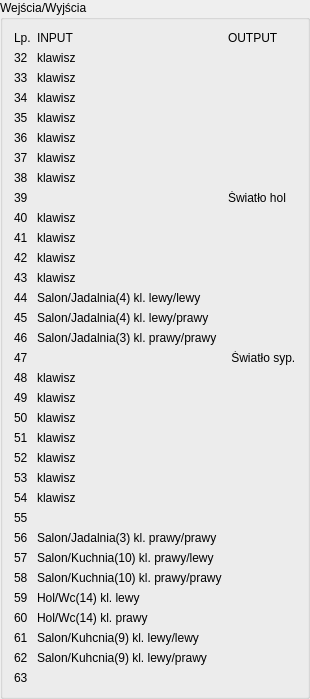
     <widget class="QGroupBox" name="groupBox_2">
      <property name="title">
       <string>Wejścia/Wyjścia</string>
      </property>
      <layout class="QGridLayout" name="gridLayout_2">
       <item row="11" column="1">
        <widget class="QLabel" name="label_67">
         <property name="text">
          <string>klawisz</string>
         </property>
        </widget>
       </item>
       <item row="4" column="1">
        <widget class="QLabel" name="label_81">
         <property name="text">
          <string>klawisz</string>
         </property>
        </widget>
       </item>
       <item row="26" column="0">
        <widget class="QLabel" name="label_88">
         <property name="text">
          <string>57</string>
         </property>
        </widget>
       </item>
       <item row="14" column="0">
        <widget class="QLabel" name="label_93">
         <property name="text">
          <string>45</string>
         </property>
        </widget>
       </item>
       <item row="14" column="1">
        <widget class="QLabel" name="label_104">
         <property name="text">
          <string>Salon/Jadalnia(4) kl. lewy/prawy</string>
         </property>
        </widget>
       </item>
       <item row="5" column="0">
        <widget class="QLabel" name="label_91">
         <property name="text">
          <string>36</string>
         </property>
        </widget>
       </item>
       <item row="0" column="0">
        <widget class="QLabel" name="lp_2">
         <property name="text">
          <string>Lp.</string>
         </property>
        </widget>
       </item>
       <item row="26" column="1">
        <widget class="QLabel" name="label_114">
         <property name="text">
          <string>Salon/Kuchnia(10) kl. prawy/lewy</string>
         </property>
        </widget>
       </item>
       <item row="30" column="1">
        <widget class="QLabel" name="label_102">
         <property name="text">
          <string>Salon/Kuhcnia(9) kl. lewy/lewy</string>
         </property>
        </widget>
       </item>
       <item row="9" column="1">
        <widget class="QLabel" name="label_123">
         <property name="text">
          <string>klawisz</string>
         </property>
        </widget>
       </item>
       <item row="7" column="0">
        <widget class="QLabel" name="label_108">
         <property name="text">
          <string>38</string>
         </property>
        </widget>
       </item>
       <item row="1" column="1">
        <widget class="QLabel" name="label_79">
         <property name="text">
          <string>klawisz</string>
         </property>
        </widget>
       </item>
       <item row="3" column="0">
        <widget class="QLabel" name="label_97">
         <property name="text">
          <string>34</string>
         </property>
        </widget>
       </item>
       <item row="22" column="0">
        <widget class="QLabel" name="label_84">
         <property name="text">
          <string>53</string>
         </property>
        </widget>
       </item>
       <item row="2" column="1">
        <widget class="QLabel" name="label_111">
         <property name="text">
          <string>klawisz</string>
         </property>
        </widget>
       </item>
       <item row="31" column="1">
        <widget class="QLabel" name="label_94">
         <property name="text">
          <string>Salon/Kuhcnia(9) kl. lewy/prawy</string>
         </property>
        </widget>
       </item>
       <item row="18" column="1">
        <widget class="QLabel" name="label_71">
         <property name="text">
          <string>klawisz</string>
         </property>
        </widget>
       </item>
       <item row="9" column="0">
        <widget class="QLabel" name="label_115">
         <property name="text">
          <string>40</string>
         </property>
        </widget>
       </item>
       <item row="10" column="0">
        <widget class="QLabel" name="label_69">
         <property name="text">
          <string>41</string>
         </property>
        </widget>
       </item>
       <item row="12" column="0">
        <widget class="QLabel" name="label_128">
         <property name="text">
          <string>43</string>
         </property>
        </widget>
       </item>
       <item row="19" column="1">
        <widget class="QLabel" name="label_126">
         <property name="text">
          <string>klawisz</string>
         </property>
        </widget>
       </item>
       <item row="25" column="1">
        <widget class="QLabel" name="label_90">
         <property name="text">
          <string>Salon/Jadalnia(3) kl. prawy/prawy</string>
         </property>
        </widget>
       </item>
       <item row="20" column="1">
        <widget class="QLabel" name="label_98">
         <property name="text">
          <string>klawisz</string>
         </property>
        </widget>
       </item>
       <item row="11" column="0">
        <widget class="QLabel" name="label_95">
         <property name="text">
          <string>42</string>
         </property>
        </widget>
       </item>
       <item row="6" column="0">
        <widget class="QLabel" name="label_120">
         <property name="text">
          <string>37</string>
         </property>
        </widget>
       </item>
       <item row="7" column="1">
        <widget class="QLabel" name="label_72">
         <property name="text">
          <string>klawisz</string>
         </property>
        </widget>
       </item>
       <item row="3" column="1">
        <widget class="QLabel" name="label_122">
         <property name="text">
          <string>klawisz</string>
         </property>
        </widget>
       </item>
       <item row="6" column="1">
        <widget class="QLabel" name="label_82">
         <property name="text">
          <string>klawisz</string>
         </property>
        </widget>
       </item>
       <item row="17" column="0">
        <widget class="QLabel" name="label_103">
         <property name="text">
          <string>48</string>
         </property>
        </widget>
       </item>
       <item row="4" column="0">
        <widget class="QLabel" name="label_96">
         <property name="text">
          <string>35</string>
         </property>
        </widget>
       </item>
       <item row="23" column="0">
        <widget class="QLabel" name="label_119">
         <property name="text">
          <string>54</string>
         </property>
        </widget>
       </item>
       <item row="2" column="0">
        <widget class="QLabel" name="label_80">
         <property name="text">
          <string>33</string>
         </property>
        </widget>
       </item>
       <item row="27" column="0">
        <widget class="QLabel" name="label_86">
         <property name="text">
          <string>58</string>
         </property>
        </widget>
       </item>
       <item row="19" column="0">
        <widget class="QLabel" name="label_106">
         <property name="text">
          <string>50</string>
         </property>
        </widget>
       </item>
       <item row="17" column="1">
        <widget class="QLabel" name="label_78">
         <property name="text">
          <string>klawisz</string>
         </property>
        </widget>
       </item>
       <item row="8" column="0">
        <widget class="QLabel" name="label_85">
         <property name="text">
          <string>39</string>
         </property>
        </widget>
       </item>
       <item row="12" column="1">
        <widget class="QLabel" name="label_76">
         <property name="text">
          <string>klawisz</string>
         </property>
        </widget>
       </item>
       <item row="21" column="1">
        <widget class="QLabel" name="label_77">
         <property name="text">
          <string>klawisz</string>
         </property>
        </widget>
       </item>
       <item row="0" column="2">
        <widget class="QLabel" name="output_2">
         <property name="text">
          <string>OUTPUT</string>
         </property>
        </widget>
       </item>
       <item row="15" column="0">
        <widget class="QLabel" name="label_87">
         <property name="text">
          <string>46</string>
         </property>
        </widget>
       </item>
       <item row="29" column="0">
        <widget class="QLabel" name="label_105">
         <property name="text">
          <string>60</string>
         </property>
        </widget>
       </item>
       <item row="13" column="0">
        <widget class="QLabel" name="label_66">
         <property name="text">
          <string>44</string>
         </property>
        </widget>
       </item>
       <item row="10" column="1">
        <widget class="QLabel" name="label_110">
         <property name="text">
          <string>klawisz</string>
         </property>
        </widget>
       </item>
       <item row="22" column="1">
        <widget class="QLabel" name="label_75">
         <property name="text">
          <string>klawisz</string>
         </property>
        </widget>
       </item>
       <item row="23" column="1">
        <widget class="QLabel" name="label_124">
         <property name="text">
          <string>klawisz</string>
         </property>
        </widget>
       </item>
       <item row="25" column="0">
        <widget class="QLabel" name="label_92">
         <property name="text">
          <string>56</string>
         </property>
        </widget>
       </item>
       <item row="16" column="2">
        <widget class="QLabel" name="label_89">
         <property name="text">
          <string> Światło syp.</string>
         </property>
        </widget>
       </item>
       <item row="0" column="1">
        <widget class="QLabel" name="input_2">
         <property name="text">
          <string>INPUT</string>
         </property>
        </widget>
       </item>
       <item row="21" column="0">
        <widget class="QLabel" name="label_65">
         <property name="text">
          <string>52</string>
         </property>
        </widget>
       </item>
       <item row="31" column="0">
        <widget class="QLabel" name="label_107">
         <property name="text">
          <string>62</string>
         </property>
        </widget>
       </item>
       <item row="20" column="0">
        <widget class="QLabel" name="label_127">
         <property name="text">
          <string>51</string>
         </property>
        </widget>
       </item>
       <item row="18" column="0">
        <widget class="QLabel" name="label_83">
         <property name="text">
          <string>49</string>
         </property>
        </widget>
       </item>
       <item row="28" column="1">
        <widget class="QLabel" name="label_112">
         <property name="text">
          <string>Hol/Wc(14) kl. lewy</string>
         </property>
        </widget>
       </item>
       <item row="24" column="0">
        <widget class="QLabel" name="label_70">
         <property name="text">
          <string>55</string>
         </property>
        </widget>
       </item>
       <item row="30" column="0">
        <widget class="QLabel" name="label_113">
         <property name="text">
          <string>61</string>
         </property>
        </widget>
       </item>
       <item row="13" column="1">
        <widget class="QLabel" name="label_73">
         <property name="text">
          <string>Salon/Jadalnia(4) kl. lewy/lewy</string>
         </property>
        </widget>
       </item>
       <item row="28" column="0">
        <widget class="QLabel" name="label_109">
         <property name="text">
          <string>59</string>
         </property>
        </widget>
       </item>
       <item row="16" column="0">
        <widget class="QLabel" name="label_118">
         <property name="text">
          <string>47</string>
         </property>
        </widget>
       </item>
       <item row="29" column="1">
        <widget class="QLabel" name="label_99">
         <property name="text">
          <string>Hol/Wc(14) kl. prawy</string>
         </property>
        </widget>
       </item>
       <item row="15" column="1">
        <widget class="QLabel" name="label_101">
         <property name="text">
          <string>Salon/Jadalnia(3) kl. prawy/prawy</string>
         </property>
        </widget>
       </item>
       <item row="8" column="2">
        <widget class="QLabel" name="label_116">
         <property name="text">
          <string>Światło hol</string>
         </property>
        </widget>
       </item>
       <item row="27" column="1">
        <widget class="QLabel" name="label_100">
         <property name="text">
          <string>Salon/Kuchnia(10) kl. prawy/prawy</string>
         </property>
        </widget>
       </item>
       <item row="5" column="1">
        <widget class="QLabel" name="label_121">
         <property name="text">
          <string>klawisz</string>
         </property>
        </widget>
       </item>
       <item row="1" column="0">
        <widget class="QLabel" name="label_74">
         <property name="text">
          <string>32</string>
         </property>
        </widget>
       </item>
       <item row="32" column="0">
        <widget class="QLabel" name="label_125">
         <property name="text">
          <string>63</string>
         </property>
        </widget>
       </item>
      </layout>
     </widget>
